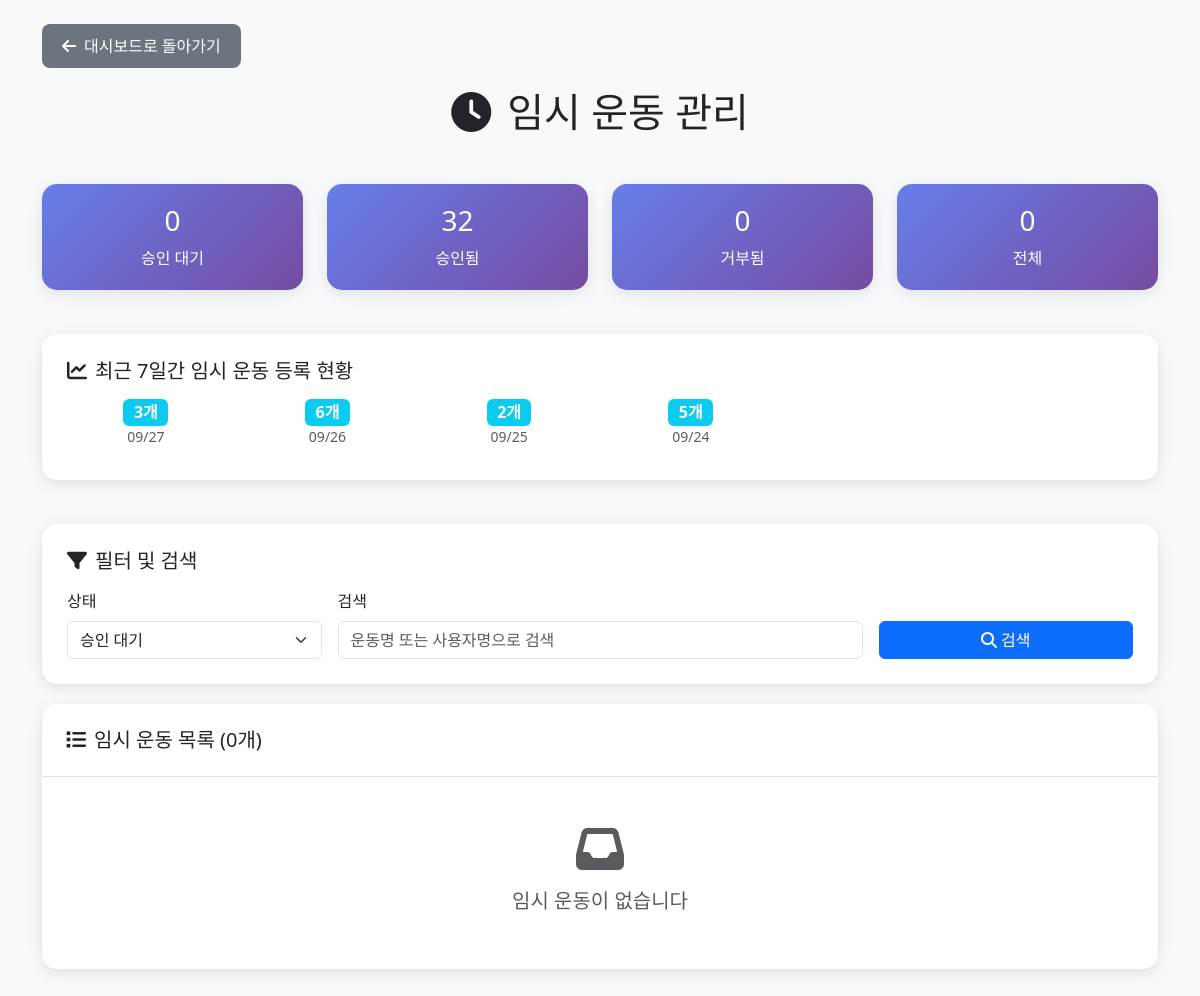
Before: /admin/temp_exercise_management.php (signed in) with the older database file.
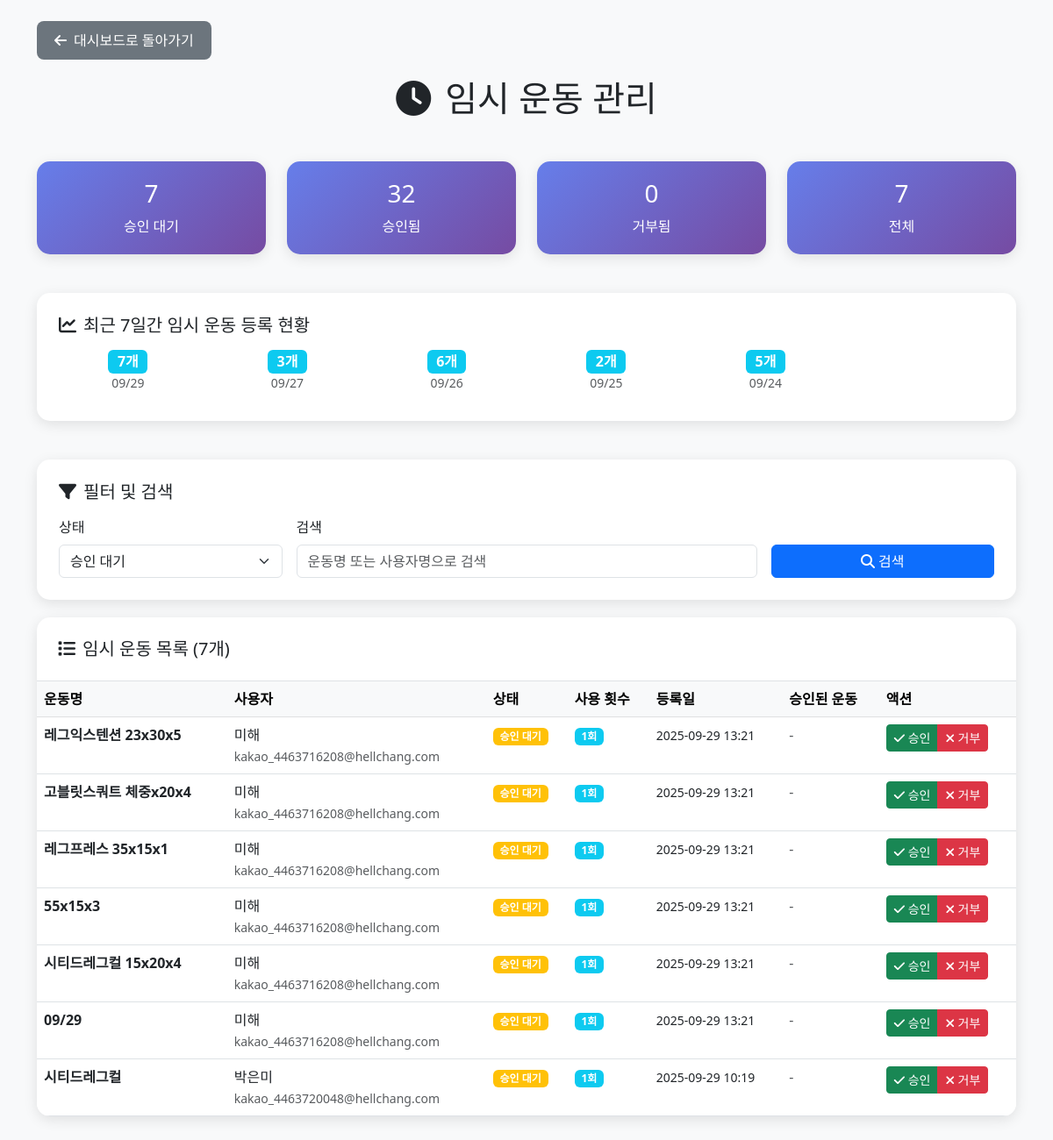
After: the same page with the newer database file.
### tables this page shows
CREATE TABLE IF NOT EXISTS `m_temp_exercise` (
  `temp_ex_id` int(11) NOT NULL AUTO_INCREMENT,
  `user_id` int(11) NOT NULL,
  `exercise_name` varchar(160) NOT NULL COMMENT '사용자가 입력한 운동명',
  `status` enum('pending','approved','rejected') DEFAULT 'pending',
  `approved_ex_id` int(11) DEFAULT NULL COMMENT '승인 시 연결될 정식 운동 ID',
  `created_at` timestamp NULL DEFAULT current_timestamp(),
  `updated_at` timestamp NULL DEFAULT current_timestamp() ON UPDATE current_timestamp(),
  PRIMARY KEY (`temp_ex_id`),
  KEY `idx_temp_user` (`user_id`),
  KEY `idx_temp_status` (`status`),
  CONSTRAINT `fk_temp_user` FOREIGN KEY (`user_id`) REFERENCES `users` (`id`) ON DELETE CASCADE
);

CREATE TABLE IF NOT EXISTS `users` (
  `id` int(11) NOT NULL AUTO_INCREMENT,
  `kakao_id` bigint(20) DEFAULT NULL,
  `username` varchar(100) NOT NULL,
  `email` varchar(255) DEFAULT NULL,
  `profile_image` varchar(500) DEFAULT NULL,
  `created_at` timestamp NULL DEFAULT current_timestamp(),
  `updated_at` timestamp NULL DEFAULT current_timestamp() ON UPDATE current_timestamp(),
  `is_active` tinyint(1) NOT NULL DEFAULT 1,
  `password` varchar(255) DEFAULT NULL,
  PRIMARY KEY (`id`) USING BTREE,
  UNIQUE KEY `email` (`email`) USING BTREE,
  UNIQUE KEY `kakao_id` (`kakao_id`) USING BTREE,
  KEY `idx_users_kakao_id` (`kakao_id`) USING BTREE
);

### admin/temp_exercise_management.php (the view, shortened to what this page needs)
<?php
$pdo = getDB();
$status = isset($_GET['status']) ? $_GET['status'] : 'pending';
$page = isset($_GET['page']) ? (int)$_GET['page'] : 1;
$limit = 20;
$offset = ($page - 1) * $limit;
$search = isset($_GET['search']) ? trim($_GET['search']) : '';
$whereConditions = [];
$params = [];
if ($status !== 'all') {
    $whereConditions[] = "te.status = ?";
    $params[] = $status;
}
$whereClause = !empty($whereConditions) ? "WHERE " . implode(" AND ", $whereConditions) : "";
$countSql = "
    SELECT COUNT(*) as total
    FROM m_temp_exercise te
    LEFT JOIN users u ON te.user_id = u.id
    $whereClause
";
$countStmt = $pdo->prepare($countSql);
$countStmt->execute($params);
$totalCount = $countStmt->fetch(PDO::FETCH_ASSOC)['total'];
$sql = "
    SELECT
        te.temp_ex_id,
        te.exercise_name,
        te.status,
        te.created_at,
        te.updated_at,
        te.approved_ex_id,
        u.username,
        u.email,
        e.name_kr as approved_exercise_name,
        COUNT(we.wx_id) as usage_count
    FROM m_temp_exercise te
    LEFT JOIN users u ON te.user_id = u.id
    LEFT JOIN m_exercise e ON te.approved_ex_id = e.ex_id
    LEFT JOIN m_workout_exercise we ON te.temp_ex_id = we.temp_ex_id
    $whereClause
    GROUP BY te.temp_ex_id, te.exercise_name, te.status, te.created_at, te.updated_at, te.approved_ex_id, u.username, u.email, e.name_kr
    ORDER BY te.created_at DESC
    LIMIT $limit OFFSET $offset
";
$stmt = $pdo->prepare($sql);
$stmt->execute($params);
$tempExercises = $stmt->fetchAll(PDO::FETCH_ASSOC);
$statsSql = "
    SELECT
        status,
        COUNT(*) as count
    FROM m_temp_exercise
    GROUP BY status
";
$statsStmt = $pdo->prepare($statsSql);
$statsStmt->execute();
$stats = [];
while ($row = $statsStmt->fetch(PDO::FETCH_ASSOC)) {
    $stats[$row['status']] = $row['count'];
}
$recentStatsSql = "
    SELECT
        DATE(created_at) as date,
        COUNT(*) as count
    FROM m_temp_exercise
    WHERE created_at >= DATE_SUB(NOW(), INTERVAL 7 DAY)
    GROUP BY DATE(created_at)
    ORDER BY date DESC
";
$recentStatsStmt = $pdo->prepare($recentStatsSql);
$recentStatsStmt->execute();
$recentStats = $recentStatsStmt->fetchAll(PDO::FETCH_ASSOC);
?>
<!DOCTYPE html>
<html lang="ko">
<head>
    <link href="https://cdn.jsdelivr.net/npm/bootstrap@5.3.0/dist/css/bootstrap.min.css" rel="stylesheet">
    <link rel="stylesheet" href="https://cdnjs.cloudflare.com/ajax/libs/font-awesome/6.4.0/css/all.min.css">
</head>
<body class="bg-light">
    <div class="container mt-4">
        <a href="dashboard.php" class="back-btn">
            <i class="fas fa-arrow-left me-2"></i>대시보드로 돌아가기
        </a>
        <h1 class="text-center mb-5">
            <i class="fas fa-clock me-3"></i>임시 운동 관리
        </h1>
        <div class="row mb-4">
            <div class="col-md-3">
                <div class="stats-card text-center">
                    <h3 class="mb-2"><?= $stats['pending'] ?? 0 ?></h3>
                    <p class="mb-0">승인 대기</p>
                </div>
            </div>
            <div class="col-md-3">
                <div class="stats-card text-center">
                    <h3 class="mb-2"><?= $stats['approved'] ?? 0 ?></h3>
                    <p class="mb-0">승인됨</p>
                </div>
            </div>
            <div class="col-md-3">
                <div class="stats-card text-center">
                    <h3 class="mb-2"><?= $stats['rejected'] ?? 0 ?></h3>
                    <p class="mb-0">거부됨</p>
                </div>
            </div>
            <div class="col-md-3">
                <div class="stats-card text-center">
                    <h3 class="mb-2"><?= $totalCount ?></h3>
                    <p class="mb-0">전체</p>
                </div>
            </div>
        </div>
        <?php if (!empty($recentStats)): ?>
        <div class="row mb-4">
            <div class="col-12">
                <div class="menu-card">
                    <h5 class="mb-3"><i class="fas fa-chart-line me-2"></i>최근 7일간 임시 운동 등록 현황</h5>
                    <div class="row">
                        <?php foreach ($recentStats as $stat): ?>
                        <div class="col-md-2 col-sm-4 col-6 mb-2">
                            <div class="text-center">
                                <div class="badge bg-info fs-6"><?= $stat['count'] ?>개</div>
                                <div class="small text-muted"><?= date('m/d', strtotime($stat['date'])) ?></div>
                            </div>
                        </div>
                        <?php endforeach; ?>
                    </div>
                </div>
            </div>
        </div>
        <?php endif; ?>
        <div class="filter-card">
            <h5 class="mb-3"><i class="fas fa-filter me-2"></i>필터 및 검색</h5>
            <form method="get" class="row g-3">
                <div class="col-md-3">
                    <label class="form-label">상태</label>
                    <select name="status" class="form-select">
                        <option value="pending" <?= $status === 'pending' ? 'selected' : '' ?>>승인 대기</option>
                    </select>
                </div>
                <div class="col-md-6">
                    <label class="form-label">검색</label>
                    <input type="text" name="search" class="form-control" placeholder="운동명 또는 사용자명으로 검색" value="<?= htmlspecialchars($search) ?>">
                </div>
                <div class="col-md-3">
                    <label class="form-label">&nbsp;</label>
                    <div class="d-grid">
                        <button type="submit" class="btn btn-primary">
                            <i class="fas fa-search me-1"></i>검색
                        </button>
                    </div>
                </div>
            </form>
        </div>
        <div class="table-card">
            <div class="p-4 border-bottom">
                <h5 class="mb-0"><i class="fas fa-list me-2"></i>임시 운동 목록 (<?= $totalCount ?>개)</h5>
            </div>
            <div class="p-0">
                <?php if (empty($tempExercises)): ?>
                    <div class="text-center py-5">
                        <i class="fas fa-inbox fa-3x text-muted mb-3"></i>
                        <h5 class="text-muted">임시 운동이 없습니다</h5>
                    </div>
                <?php else: ?>
                    <div class="table-responsive">
                        <table class="table table-hover mb-0">
                            <thead class="table-light">
                                <tr>
                                    <th>운동명</th>
                                    <th>사용자</th>
                                    <th>상태</th>
                                    <th>사용 횟수</th>
                                    <th>등록일</th>
                                    <th>승인된 운동</th>
                                    <th>액션</th>
                                </tr>
                            </thead>
                            <tbody>
                                <?php foreach ($tempExercises as $exercise): ?>
                                <tr>
                                    <td>
                                        <strong><?= htmlspecialchars($exercise['exercise_name']) ?></strong>
                                    </td>
                                    <td>
                                        <div>
                                            <div><?= htmlspecialchars($exercise['username']) ?></div>
                                            <small class="text-muted"><?= htmlspecialchars($exercise['email']) ?></small>
                                        </div>
                                    </td>
                                    <td>
                                        <?php
                                        $statusClass = '';
                                        $statusText = '';
                                        switch ($exercise['status']) {
                                            case 'pending':
                                                $statusClass = 'warning';
                                                $statusText = '승인 대기';
                                                break;
                                        }
                                        ?>
                                        <span class="badge bg-<?= $statusClass ?>"><?= $statusText ?></span>
                                    </td>
                                    <td>
                                        <span class="badge bg-info"><?= $exercise['usage_count'] ?>회</span>
                                    </td>
                                    <td>
                                        <small><?= date('Y-m-d H:i', strtotime($exercise['created_at'])) ?></small>
                                    </td>
                                    <td>
                                        <?php if ($exercise['approved_exercise_name']): ?>
                                            <span class="text-success"><?= htmlspecialchars($exercise['approved_exercise_name']) ?></span>
                                        <?php else: ?>
                                            <span class="text-muted">-</span>
                                        <?php endif; ?>
                                    </td>
                                    <td>
                                        <?php if ($exercise['status'] === 'pending'): ?>
                                            <div class="btn-group btn-group-sm">
                                                <button type="button" class="btn btn-success" onclick="approveExercise(<?= $exercise['temp_ex_id'] ?>, '<?= htmlspecialchars($exercise['exercise_name']) ?>')">
                                                    <i class="fas fa-check"></i> 승인
                                                </button>
                                                <button type="button" class="btn btn-danger" onclick="rejectExercise(<?= $exercise['temp_ex_id'] ?>, '<?= htmlspecialchars($exercise['exercise_name']) ?>')">
                                                    <i class="fas fa-times"></i> 거부
                                                </button>
                                            </div>
                                        <?php else: ?>
                                            <span class="text-muted">처리됨</span>
                                        <?php endif; ?>
                                    </td>
                                </tr>
                                <?php endforeach; ?>
                            </tbody>
                        </table>
                    </div>
                <?php endif; ?>
            </div>
        </div>
    </div>
</body>
</html>

### admin/temp_exercise_management.php (style rules this page uses)
.stats-card { background: linear-gradient(135deg, #667eea 0%, #764ba2 100%); color: white; border-radius: 15px; padding: 20px; margin-bottom: 20px; box-shadow: 0 4px 15px rgba(0,0,0,0.1); }
.menu-card { background: white; border-radius: 15px; padding: 25px; margin-bottom: 20px; box-shadow: 0 4px 15px rgba(0,0,0,0.1); transition: transform 0.3s ease, box-shadow 0.3s ease; }
.back-btn { background: #6c757d; border: none; padding: 10px 20px; border-radius: 8px; color: white; text-decoration: none; display: inline-block; margin-bottom: 20px; }
.table-card { background: white; border-radius: 15px; box-shadow: 0 4px 15px rgba(0,0,0,0.1); overflow: hidden; }
.filter-card { background: white; border-radius: 15px; padding: 25px; margin-bottom: 20px; box-shadow: 0 4px 15px rgba(0,0,0,0.1); }

Changed rows visible on the page:
added m_temp_exercise: exercise_name "레그익스텐션 23x30x5", user.username "미해", user.email "kakao_4463716208@hellchang.com", status "승인 대기", usage_count "1", created_at "2025-09-29 13:21"
added m_temp_exercise: exercise_name "고블릿스쿼트 체중x20x4", user.username "미해", user.email "kakao_4463716208@hellchang.com", status "승인 대기", usage_count "1", created_at "2025-09-29 13:21"
added m_temp_exercise: exercise_name "레그프레스 35x15x1", user.username "미해", user.email "kakao_4463716208@hellchang.com", status "승인 대기", usage_count "1", created_at "2025-09-29 13:21"
added m_temp_exercise: exercise_name "55x15x3", user.username "미해", user.email "kakao_4463716208@hellchang.com", status "승인 대기", usage_count "1", created_at "2025-09-29 13:21"
added m_temp_exercise: exercise_name "시티드레그컬 15x20x4", user.username "미해", user.email "kakao_4463716208@hellchang.com", status "승인 대기", usage_count "1", created_at "2025-09-29 13:21"
added m_temp_exercise: exercise_name "09/29", user.username "미해", user.email "kakao_4463716208@hellchang.com", status "승인 대기", usage_count "1", created_at "2025-09-29 13:21"
added m_temp_exercise: exercise_name "시티드레그컬", user.username "박은미", user.email "kakao_4463720048@hellchang.com", status "승인 대기", usage_count "1", created_at "2025-09-29 10:19"
Other visible differences:
$stats['pending']: "0" → "7"
$totalCount: "0" → "7"
new list line: "7 개 09/29"
text no longer shown: "임시 운동이 없습니다"
text now shown: "운동명 사용자 상태 사용 횟수 등록일 승인된 운동 액션"
